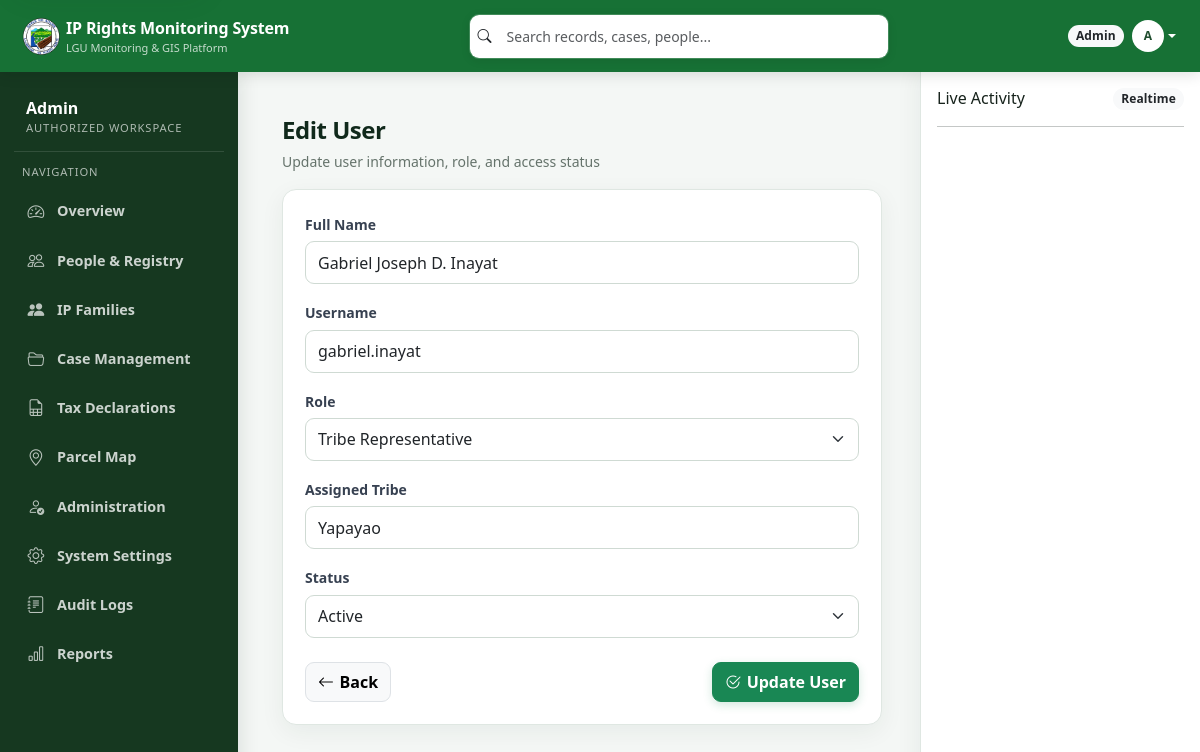
Screenshot of /auth/admin/users/edit.php?id=10 (signed in) with the database file from the repository.
### tables this page shows
CREATE TABLE `users` (
  `id` int(11) NOT NULL,
  `username` varchar(100) NOT NULL,
  `email` varchar(150) DEFAULT NULL,
  `password` varchar(255) NOT NULL,
  `role` enum('admin','tribe_leader','assessor','staff','tribe_rep') NOT NULL,
  `full_name` varchar(150) DEFAULT NULL,
  `contact_number` varchar(30) DEFAULT NULL,
  `status` enum('active','inactive','suspended') DEFAULT 'active',
  `last_login` datetime DEFAULT NULL,
  `created_at` timestamp NOT NULL DEFAULT current_timestamp(),
  `updated_at` timestamp NOT NULL DEFAULT current_timestamp() ON UPDATE current_timestamp()
);

CREATE TABLE `user_tribes` (
  `id` int(11) NOT NULL,
  `user_id` int(11) NOT NULL,
  `tribe` varchar(150) NOT NULL,
  `created_at` timestamp NOT NULL DEFAULT current_timestamp()
);

### auth/admin/users/edit.php (the view, shortened to what this page needs)
<?php
require '../../../includes/header.php';
require '../../../includes/db.php';
$id = isset($_GET['id']) ? (int) $_GET['id'] : 0;
$result = mysqli_query($conn, "SELECT * FROM users WHERE id=$id");
$user = mysqli_fetch_assoc($result);
?>
<div class="main">
    <div class="mb-3">
        <h4 class="mb-1">Edit User</h4>
        <small class="text-muted">
            Update user information, role, and access status
        </small>
    </div>
    <?php if (!$user): ?>
        <div class="alert alert-danger">
            User not found.
        </div>
    <?php else: ?>
        <div class="card-box p-4" style="max-width: 600px;">
            <form method="POST" action="../../../processes/users_action.php">
                <div class="mb-3">
                    <label class="form-label">Full Name</label>
                    <input type="text" name="name" class="form-control"
                        value="<?= htmlspecialchars($user['full_name']) ?>" required>
                </div>
                <div class="mb-3">
                    <label class="form-label">Username</label>
                    <input type="text" name="username" class="form-control"
                        value="<?= htmlspecialchars($user['username']) ?>" required>
                </div>
                <div class="mb-3">
                    <label class="form-label">Role</label>
                    <select name="role" class="form-select">
                        <option value="tribe_rep" <?= $user['role'] == 'tribe_rep' ? 'selected' : '' ?>>Tribe Representative</option>
                    </select>
                </div>
                <?php if ($user['role'] === 'tribe_leader' || $user['role'] === 'tribe_rep'):
                    $user_id = $user['id'];
                    $get_tribe = "SELECT tribe FROM user_tribes WHERE user_id = $user_id";
                    $gt_res = mysqli_query($conn, $get_tribe);
                    $tribe = mysqli_fetch_assoc($gt_res);
                ?>
                    <div class="mb-3">
                        <label class="form-label">
                            Assigned Tribe
                        </label>
                        <input type="text" class="form-control" placeholder="Enter Tribe" value="<?= htmlspecialchars($tribe['tribe']) ?>" name="tribe">
                    </div>
                <?php endif; ?>
                <div class="mb-4">
                    <label class="form-label">Status</label>
                    <select name="status" class="form-select">
                        <option value="active" <?= $user['status'] == 'active' ? 'selected' : '' ?>>Active</option>
                    </select>
                </div>
                <div class="d-flex justify-content-between">
                    <a href="../users.php" class="btn btn-light border">
                        <i class="bi bi-arrow-left"></i> Back
                    </a>
                    <button type="submit" name="update_user" class="btn btn-success">
                        <i class="bi bi-check2-circle"></i> Update User
                    </button>
                </div>
            </form>
        </div>
    <?php endif; ?>
</div>
<?php
require '../../../includes/right_panel.php';
require '../../../includes/footer.php'; ?>

### assets/css/app.css (style rules this page uses)
:root { --app-canvas: #f4f7f5; --app-surface: #fff; --app-line: #dfe7e2; --app-ink: #17231c; --app-muted: #65736b; --app-radius: 14px; --app-shadow: 0 7px 24px rgba(17, 57, 35, .06); }
body { font-family: "Segoe UI", system-ui, -apple-system, sans-serif; background: var(--app-canvas) !important; color: var(--app-ink) !important; }
.main, .main-no-right { max-width: 1600px; padding: 28px !important; }
.main { margin-left: 0 !important; }
.card-box { border-color: var(--app-line) !important; border-radius: var(--app-radius) !important; box-shadow: var(--app-shadow) !important; padding: 22px !important; }
.page-heading h4, .main h4, .main-no-right h4 { color: #10291b !important; font-weight: 760 !important; letter-spacing: -.02em; }
.page-heading p, .text-muted { color: var(--app-muted) !important; }
.form-control, .form-select { min-height: 43px !important; border-color: #cfdad3 !important; border-radius: 9px !important; background-color: #fff; }
.btn { border-radius: 9px; font-weight: 650; }
.btn-success { box-shadow: 0 3px 10px color-mix(in srgb, var(--theme-accent) 20%, transparent); }
:root { --app-shadow-raised:0 12px 32px rgba(17,57,35,.10);--app-space-1:.25rem;--app-space-2:.5rem;--app-space-3:.75rem;--app-space-4:1rem;--app-space-5:1.5rem;--app-space-6:2rem }
html { scroll-behavior:smooth }
.main,.main-no-right { width:100%;max-width:1560px;margin-right:auto!important }
.btn { min-height:40px;display:inline-flex;align-items:center;justify-content:center;gap:.35rem }
@media (min-width:1200px) { body:has(.right-panel) .main { width:100%;min-width:0;max-width:none;margin-right:0!important;box-sizing:border-box;overflow-x:hidden } }
@media (min-width:1200px) { .main>.card-box,.main>.filter-bar,.main>.workspace-header { max-width:100% } }

### rows the page displays
users: name "Gabriel Joseph D. Inayat", username "gabriel.inayat", role "Tribe Representative", status "Active"
user_tribes: tribe "Yapayao"

### other values shown
$_SESSION['role'] "Admin"
substr($_SESSION['username'] ?? 'U', 0, 1) "A"
str_replace('_', ' ', $role) "Admin"
$label "Overview"
$label "People & Registry"
$label "IP Families"
$label "Case Management"
$label "Tax Declarations"
$label "Parcel Map"
$label "Administration"
$label "System Settings"
$label "Audit Logs"
$label "Reports"
